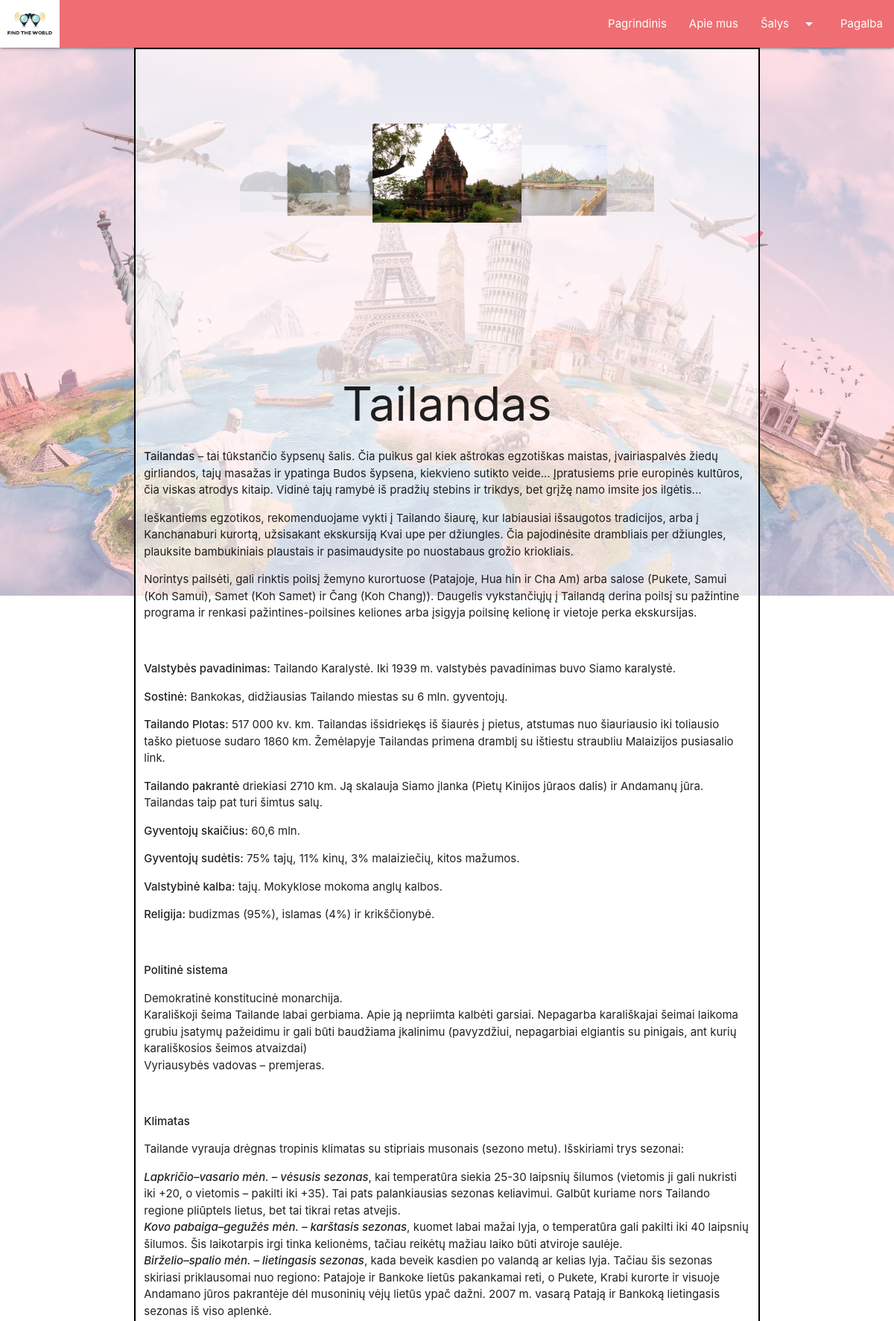
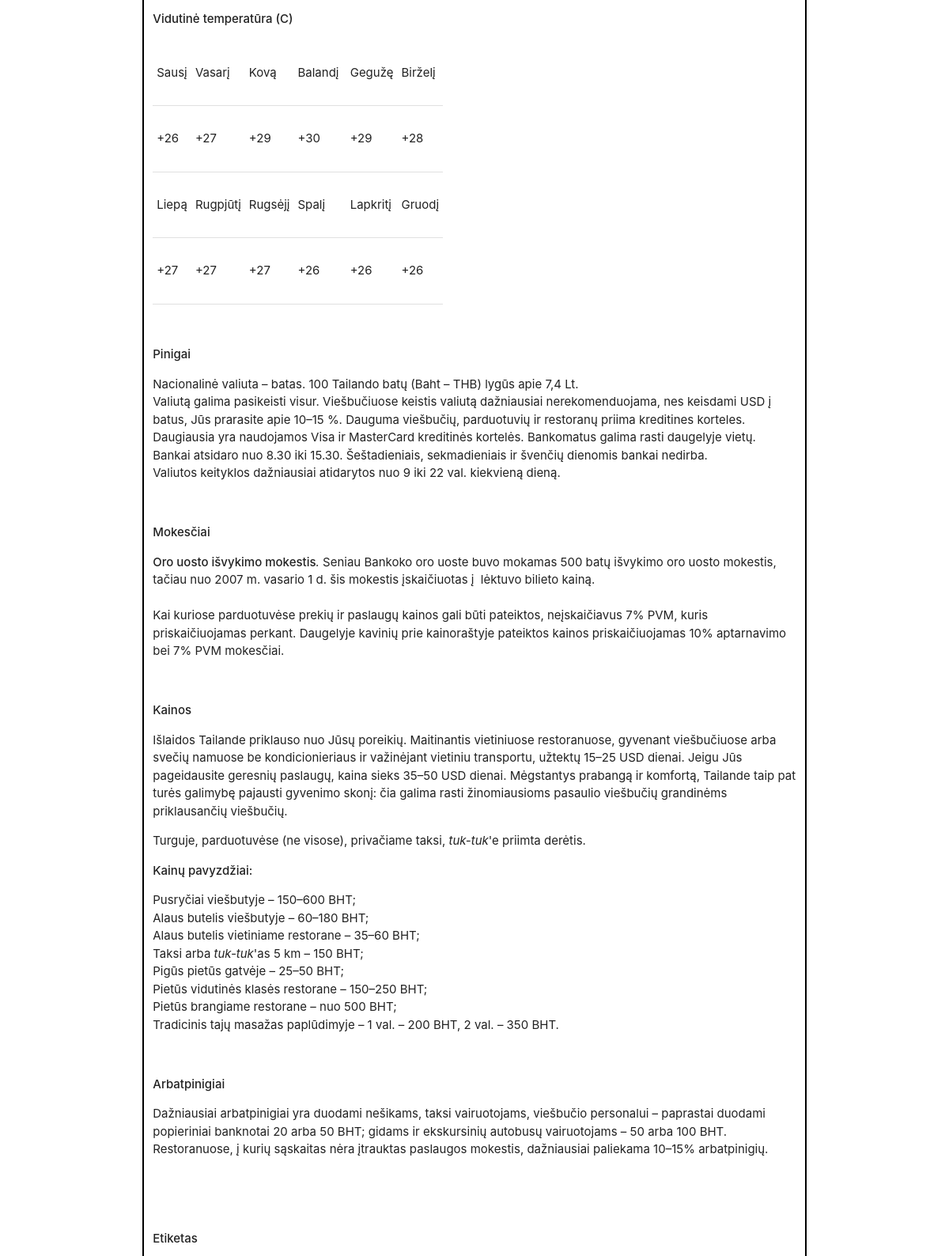
The app's page /sablonas.php?salis=Tailandas (upper part) with its own data (2 pictures, top to bottom).
### tables this page shows
CREATE TABLE Carusele_foto (
	ID int NOT NULL AUTO_INCREMENT,
	Foto varchar(100) ,
	CountryID int,
	PRIMARY KEY (ID),
	FOREIGN KEY (CountryID) REFERENCES Country(ID)
);

CREATE TABLE Country (
	ID int NOT NULL AUTO_INCREMENT,
	Name varchar(50) NOT NULL,
	Summary Text NOT NULL,
	Description Text NOT NULL,
	Foto varchar(50) NOT NULL,
	PRIMARY KEY (ID)
);

### sablonas.php (the view, shortened to what this page needs)
<!DOCTYPE html>
<html>
<head>
</head>
<body>
	<?php include "header.php"; ?>
	<?php include "menu.php"; ?>
	<?php
	$servername = "localhost";
	$username = "root";
	$password = "";
	$dbname = "DTV_DB";
	$conn = mysqli_connect($servername, $username, $password, $dbname);
	mysqli_set_charset($conn,"utf8");
	$salis = $_GET["salis"];
	$sql = "SELECT id, Name, Description, Foto FROM Country where Name='". $salis. "'";
	$result = mysqli_query($conn, $sql);
	if (mysqli_num_rows($result) > 0) {
		echo "<div class='container'>";
		while($row = mysqli_fetch_assoc($result)) {
			echo "<div class='row tg-remelis'>";
			$sql_car = "SELECT carusele_foto.Foto FROM carusele_foto INNER JOIN Country ON carusele_foto.CountryID = Country.ID where Country.Name='". $salis. "'";
			$result_car = mysqli_query($conn, $sql_car);
			echo "<div class='carousel'>";
			while($row_car = mysqli_fetch_assoc($result_car)) {
				echo "<a class='carousel-item' href='#". $row_car["Foto"]. "!'><img src=". $row_car["Foto"]."></a>";
			}
			echo "</div>";
			echo "<div class='col s12 l12 '>";
			echo "<h1 class='center-align'>" . $row["Name"]. "</h1> ";
			echo $row["Description"];
			echo "</div>";
			echo "<div class='row'>";
    		echo "</div>";
			echo "</div>";
		}
		echo "</div>";
	}
	?>
</body>
</html>

### styles/style.css (style rules this page uses)
* { box-sizing: border-box; }
.tg-remelis { position: relative; border: 2px solid black; background-color: rgba(255,255,255,0.63); }
.container { position: relative; min-height: calc(100vh - 52px - 64px); overflow: hidden; }

### records on screen
country: Name "Tailandas", Description "Tailandas – tai tūkstančio šypsenų šalis. Čia puikus gal kiek aštrokas egzotiškas maistas, įvairiaspalvės žiedų girliandos, tajų masažas ir ypatinga Budos šypsena, kiekvieno sutikto veide... Įpratusiems prie europinės kultūros, čia viskas atrodys kitaip. Vidinė tajų ramybė iš pradžių stebins ir trikdys, bet grįžę namo imsite jos ilgėtis... Ieškantiems egzotikos, rekomenduojame vykti į Tailando šiaurę, kur labiausiai išsaugotos tradicijos, arba į Kanchanaburi kurortą, užsisakant ekskursiją Kvai upe per džiungles. Čia pajodinėsite drambliais per džiungles, plauksite bambukiniais plaustais ir pasimaudysite po nuostabaus grožio kriokliais. Norintys pailsėti, gali rinktis poilsį žemyno…"
carusele_foto: Foto (picture)
carusele_foto: Foto (picture)
carusele_foto: Foto (picture)
carusele_foto: Foto (picture)
carusele_foto: Foto (picture)
